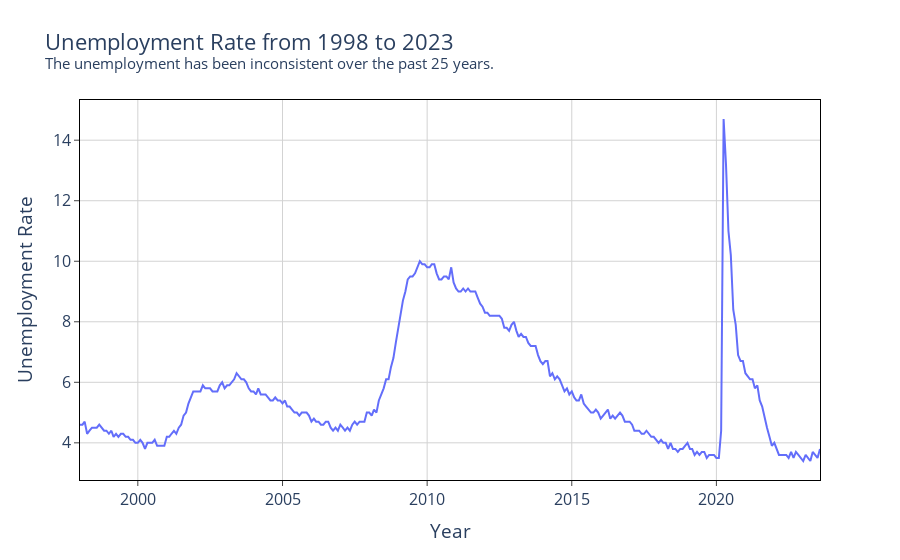

Source (notebook cell):
### Code cell
fig = px.line(unemployment_rate_df2, x = "Date", y = "Unemployment_Rate",
             labels={
                     "Date": "Year",
                     "Unemployment_Rate": "Unemployment Rate"
                 },
                title="Unemployment Rate from 1998 to 2023 <br><sup>The unemployment has been inconsistent over the past 25 years. </sup>")
#fig.add_annotation(x=2005, y=280,
                  #text="Consumer Price Index appears to be steadily increasing by 2 percent",
                  #showarrow=False)
#fig.add_hline(y=4,line_width=3)
fig.update_xaxes(mirror=True,
               ticks='outside',
               showline=True,
               linecolor='black',
               gridcolor='lightgrey')
fig.update_yaxes(mirror=True,
                ticks='outside',
                showline=True,
                linecolor='black',
                gridcolor='lightgrey')
fig.update_layout(plot_bgcolor='white', font=dict(size=16))

fig.show()

### Figure 1 — Plotly figure (JSON) as saved in the notebook; plotly's stock layout.template omitted (floating-point values rounded to 4 significant figures; data arrays with more than 128 entries replaced by an {"elided": "..."} marker saying what was removed)
{"data": [{"hovertemplate": "Year=%{x}<br>Unemployment Rate=%{y}<extra></extra>", "legendgroup": "", "line": {"color": "#636efa", "dash": "solid"}, "marker": {"symbol": "circle"}, "mode": "lines", "name": "", "orientation": "v", "showlegend": false, "type": "scatter", "x": {"elided": "308 str values"}, "xaxis": "x", "y": {"elided": "308 float values"}, "yaxis": "y"}], "layout": {"font": {"size": 16}, "legend": {"tracegroupgap": 0}, "plot_bgcolor": "white", "title": {"text": "Unemployment Rate from 1998 to 2023 <br><sup>The unemployment has been inconsistent over the past 25 years. </sup>"}, "xaxis": {"anchor": "y", "domain": [0, 1], "gridcolor": "lightgrey", "linecolor": "black", "mirror": true, "showline": true, "ticks": "outside", "title": {"text": "Year"}}, "yaxis": {"anchor": "x", "domain": [0, 1], "gridcolor": "lightgrey", "linecolor": "black", "mirror": true, "showline": true, "ticks": "outside", "title": {"text": "Unemployment Rate"}}}}
